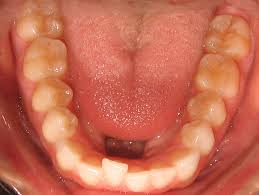
#> input picture test_cancer/test.jpeg, 259 x 195 px, found by its file name
$ python crop.py
#> lines starting #> are read from the running program, lines starting #| are printed output that depends on the picture
from PIL import Image
im = Image.open("/home/krishna/ML/ocd/test/test.jpeg")
#> im is the input picture: PIL image 259x195 RGB; mean R, G, B 199.4, 107.3, 83.8

crop_rectangle = (50, 50, 200, 200)
cropped_im = im.crop(crop_rectangle)
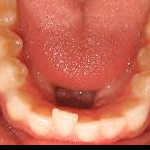
#> cropped_im: PIL image 150x150 RGB; mean R, G, B 200.5, 108.2, 86.5

cropped_im.show()
